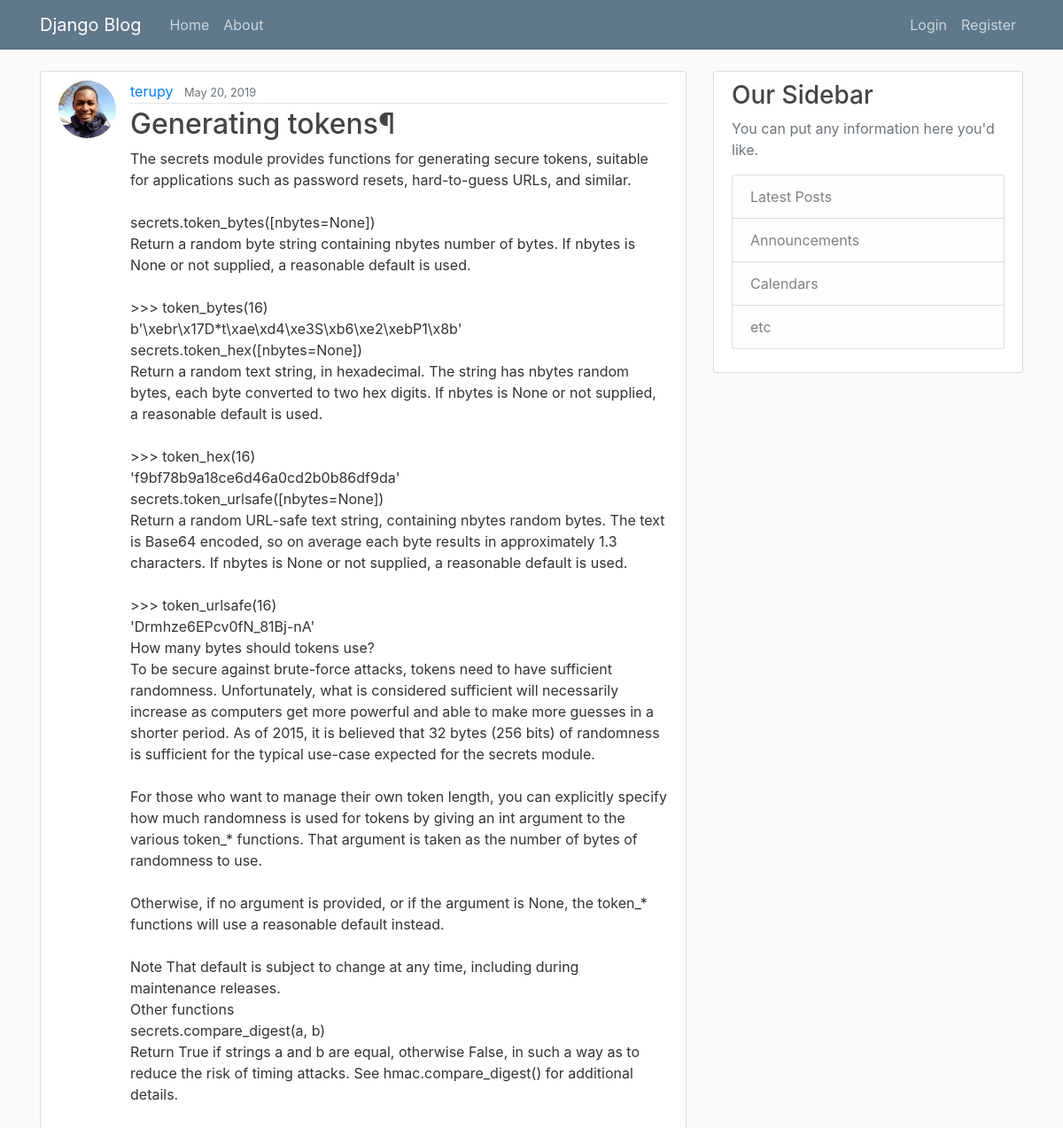
Screenshot of /post/7/ with the database file from the repository.
### blog/models.py (models this page shows, shortened)
class Post(models.Model):
    title = models.CharField(max_length=100)
    content = models.TextField()
    date_posted = models.DateTimeField(default=timezone.now)
    author = models.ForeignKey(User, on_delete=models.CASCADE)

### users/models.py (models this page shows, shortened)
class Profile(models.Model):
	user = models.OneToOneField(User, on_delete=models.CASCADE)
	image = models.ImageField(default='default.jpg', upload_to='profile_pics')

### blog/views.py (the view)
# urls.py: path('post/<int:pk>/', PostDetailView.as_view(), name='post-detail'),
class PostDetailView(DetailView):
    model = Post

### blog/templates/blog/post_detail.html (shortened to what this page needs)
{% extends "blog/base.html" %}
{% block content %}
  <article class="media content-section">
    <img class="rounded-circle article-img" src="{{ object.author.profile.image.url }}">
    <div class="media-body">
      <div class="article-metadata">
        <a class="mr-2" href="{% url 'user-posts' object.author.username %}">{{ object.author }}</a>
        <small class="text-muted">{{ object.date_posted|date:"F d, Y" }}</small>
      </div>
      <h2 class="article-title">{{ object.title }}</h2>
      <p class="article-content">{{ object.content }}</p>
    </div>
  </article>
{% endblock content %}

### blog/static/blog/main.css (style rules this page uses)
body { background: #fafafa; color: #333333; margin-top: 5rem; }
h1, h2, h3, h4, h5, h6 { color: #444444; }
.content-section { background: #ffffff; padding: 10px 20px; border: 1px solid #dddddd; border-radius: 3px; margin-bottom: 20px; }
.article-title { color: #444444; }
.article-content { white-space: pre-line; }
.article-img { height: 65px; width: 65px; margin-right: 16px; }
.article-metadata { padding-bottom: 1px; margin-bottom: 4px; border-bottom: 1px solid #e3e3e3 }

### rows the page displays
Post: author.profile.image (picture), author "terupy", date_posted "May 20, 2019", title "Generating tokens¶", content "The secrets module provides functions for generating secure tokens, suitable for applications such as password resets, hard-to-guess URLs, and similar. secrets.token_bytes([nbytes=None]) Return a random byte string containing nbytes number of bytes. If nbytes is None or not supplied, a reasonable default is used. >>> token_bytes(16) b'\\xebr\\x17D*t\\xae\\xd4\\xe3S\\xb6\\xe2\\xebP1\\x8b' secrets.token_hex([nbytes=None]) Return a random text string, in hexadecimal. The string has nbytes random bytes, each byte converted to two hex digits. If nbytes is None or not supplied, a reasonable default is used. >>> token_hex(16) 'f9bf78b9a18ce6d46a0cd2b0b86df9da' secrets.token_urlsafe([nbytes=None]) Return a…"
